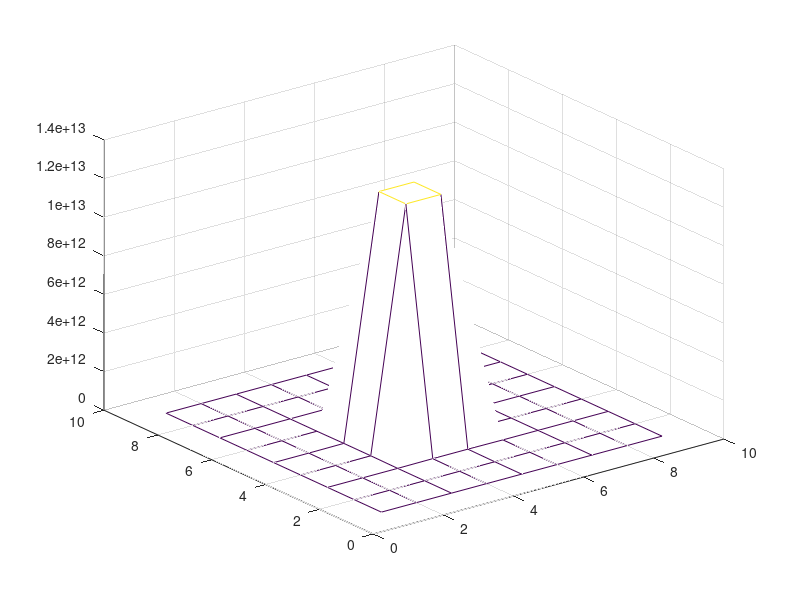
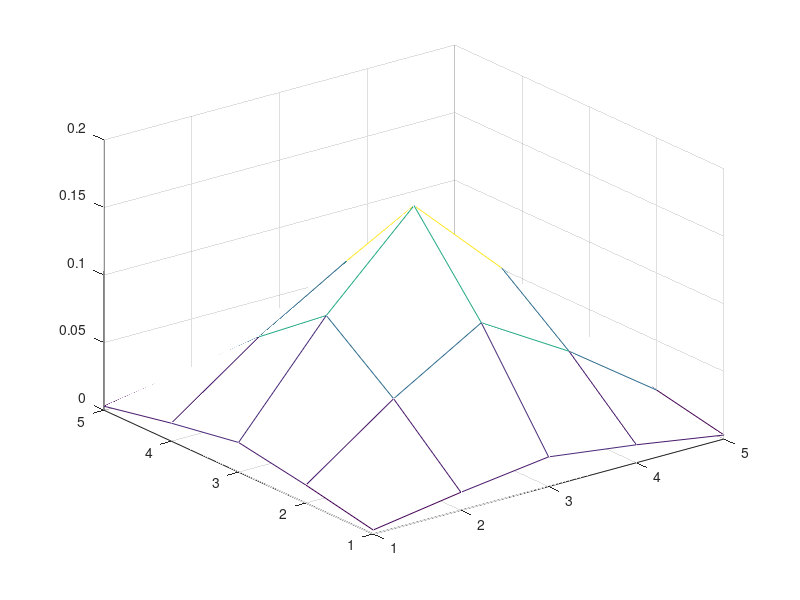

The MATLAB source for these figures, in order:

clear all, clc
x = -4:4;y = -4:4;
sigma = 1;

z1 = (1/(( sqrt(2*pi)*sigma^2)))*exp( (1/(sigma^2)* ((x.^2)) ));
z2 = (1/(( sqrt(2*pi)*sigma^2)))*exp( (1/(sigma^2)* ((y.^2)) ));
z = fftshift(z1'*z2);
figure, mesh(z)

w = fspecial('gaussian',5,1)
figure,mesh(w)